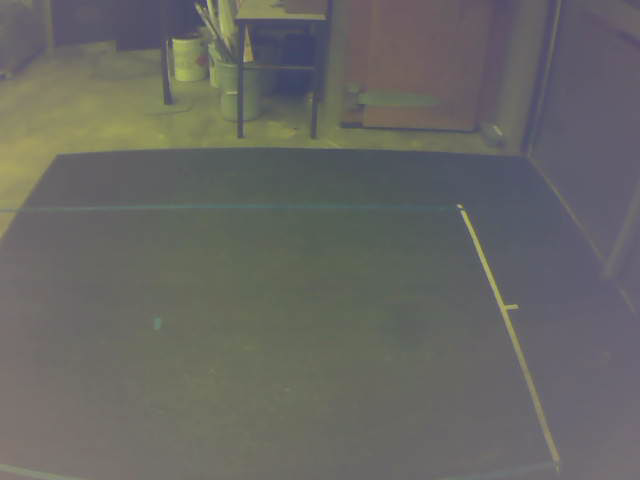
#> input picture top_level_control/scripts/sync_captures/pair001_left.png, 640 x 480 px, given in place of the camera
$ python test_triangulation.py
#> lines starting #> are read from the running program, lines starting #| are printed output that depends on the picture; after the words box and inside, x2 and y2 are one past the last pixel; in counts of white or black regions, pixels touching at a corner belong together
### top_level_control/tracking/stereo_triangulator.py
"""
Stereo Triangulator

Combines stereo detection with 3D triangulation.
Loads camera calibration and computes 3D ball position.

CAMERA: Arducam OV9782 Global Shutter USB Camera
        1MP, 100fps MJPG

DETECTION: MOG2 background subtraction via shared BallDetector
           (tracking/ball_detector.py — single source of truth)

STEREO RECTIFICATION:
  cv2.stereoRectify is applied at calibration load time to make both
  cameras virtually parallel. All pixel coordinates used for triangulation
  are undistorted + rectified, ensuring:
    - Epipolar lines are horizontal (y-coords match between L/R)
    - Disparity is purely in x and always positive for valid depths
    - Standard formula Z = f*B/d applies

UNITS: All 3D outputs in same units as checkerboard_box_size_scale (cm),
       in the original camera0 coordinate frame.

ROBUSTNESS FILTERS (applied in rectified image space):
  1. Disparity range — reject if too small (noise) or too large (mismatch)
  2. Epipolar consistency — rectified y-coords should match within ~1-2px
  3. Z range — reject implausible depths
  4. Reprojection error — project 3D back to rectified images, reject if off

CRITICAL: Uses grab()/retrieve() pattern for synchronized stereo capture.
"""

import cv2
import sys
import numpy as np
from pathlib import Path
from .ball_detector import BallDetector
from config.camera_config import (
    configure_camera, CAMERA_LEFT_ID, CAMERA_RIGHT_ID, FRAME_WIDTH, FRAME_HEIGHT
)


class StereoTriangulator:
    """
    Stereo vision triangulation for 3D ball tracking.

    Loads camera calibration (intrinsic + extrinsic) and
    triangulates ball position from stereo detections.
    """

    # --- Triangulation sanity filters ---
    MIN_DISPARITY    = 5      # px — below this depth is unreliable
    MAX_DISPARITY    = 500    # px — above this something is wrong
    MIN_Z            = 10     # calibration units — too close is suspect
    MAX_Z            = 500    # calibration units — too far is suspect
    MAX_EPIPOLAR_ERR = 15     # px — rectification makes epipolar ~0; if this fires
                              #      it usually means bad calibration/rectification
    MAX_REPROJ_ERR   = 8      # px — max reprojection error to accept

    WARMUP_FRAMES = 120       # ~1.5s at 80fps — frames before detection is reliable

    def __init__(self, calibration_dir, cam_left_id=None, cam_right_id=None):
        self.calibration_dir = Path(calibration_dir)
        self.cam_left_id = cam_left_id if cam_left_id is not None else CAMERA_LEFT_ID
        self.cam_right_id = cam_right_id if cam_right_id is not None else CAMERA_RIGHT_ID

        self.cap_left = None
        self.cap_right = None

        # Shared BallDetector instances (canonical detection logic)
        self.detector_left = BallDetector()
        self.detector_right = BallDetector()

        # Warmup tracking (MOG2 needs frames to learn background)
        self._frame_count = 0

        self.cmtx0 = None
        self.dist0 = None
        self.cmtx1 = None
        self.dist1 = None

        self.R0 = None
        self.T0 = None
        self.R1 = None
        self.T1 = None

        self.P0 = None
        self.P1 = None

        # Stereo rectification (computed in _load_calibration)
        self.R_rect0 = None   # rectification rotation for camera 0
        self.R_rect1 = None   # rectification rotation for camera 1
        self.P_rect0 = None   # rectified projection matrix for camera 0
        self.P_rect1 = None   # rectified projection matrix for camera 1
        self.Q = None         # disparity-to-depth mapping matrix

        self._load_calibration()

    # ================================================================
    # UNDISTORTION
    # ================================================================

    # [15 lines left out: functions _undistort_point, _rectify_point, not called in this run]

    # ================================================================
    # CALIBRATION LOADING
    # ================================================================

    def _load_intrinsics(self, filepath):
        """Load camera intrinsic parameters from .dat file."""
        cmtx = []
        dist = []

        with open(filepath, 'r') as f:
#> (reads top_level_control/camera_calibration/camera_parameters/camera0_intrinsics.dat from the repository)
            lines = f.readlines()

        reading_intrinsic = False
        reading_distortion = False

        for line in lines:
            line = line.strip()
            if line == 'intrinsic:':
                reading_intrinsic = True
                reading_distortion = False
                continue
            elif line == 'distortion:':
                reading_intrinsic = False
                reading_distortion = True
                continue
            elif line.startswith('reprojection error:'):
                break

            if reading_intrinsic and line:
                cmtx.append([float(x) for x in line.split()])
            elif reading_distortion and line:
                dist = [float(x) for x in line.split()]
#> (reads top_level_control/camera_calibration/camera_parameters/camera1_intrinsics.dat from the repository)

        return np.array(cmtx, dtype=np.float64), np.array(dist, dtype=np.float64)

    def _load_extrinsics(self, filepath):
        """Load camera extrinsic parameters from .dat file."""
        R = []
        T = []

        with open(filepath, 'r') as f:
#> (reads top_level_control/camera_calibration/camera_parameters/camera0_rot_trans.dat from the repository)
            lines = f.readlines()

        reading_R = False
        reading_T = False

        for line in lines:
            line = line.strip()
            if line == 'R:':
                reading_R = True
                reading_T = False
                continue
            elif line == 'T:':
                reading_R = False
                reading_T = True
                continue

            if reading_R and line:
                R.append([float(x) for x in line.split()])
            elif reading_T and line:
                T.append([float(x) for x in line.split()])

        return np.array(R, dtype=np.float64), np.array(T, dtype=np.float64).reshape(3, 1)

    def _load_calibration(self):
        """Load all calibration files, build projection matrices, and compute rectification."""
        self.cmtx0, self.dist0 = self._load_intrinsics(
            self.calibration_dir / 'camera0_intrinsics.dat')
        self.cmtx1, self.dist1 = self._load_intrinsics(
            self.calibration_dir / 'camera1_intrinsics.dat')

        self.R0, self.T0 = self._load_extrinsics(
            self.calibration_dir / 'camera0_rot_trans.dat')
        self.R1, self.T1 = self._load_extrinsics(
            self.calibration_dir / 'camera1_rot_trans.dat')
#> (reads top_level_control/camera_calibration/camera_parameters/camera1_rot_trans.dat from the repository)

        # Original (unrectified) projection matrices — kept for project_to_image
        self.P0 = self._get_projection_matrix(self.cmtx0, self.R0, self.T0)
        self.P1 = self._get_projection_matrix(self.cmtx1, self.R1, self.T1)

        # Stereo rectification — makes cameras virtually parallel
        # R1/T1 are the relative rotation/translation (camera0 is at identity)
        image_size = (FRAME_WIDTH, FRAME_HEIGHT)
        self.R_rect0, self.R_rect1, self.P_rect0, self.P_rect1, self.Q, _, _ = \
            cv2.stereoRectify(
                self.cmtx0, self.dist0, self.cmtx1, self.dist1,
                image_size, self.R1, self.T1,
                flags=cv2.CALIB_ZERO_DISPARITY, alpha=-1)

        baseline = np.linalg.norm(self.T1 - self.T0)
        rect_f = self.P_rect0[0, 0]
        rect_baseline = abs(self.P_rect1[0, 3]) / rect_f

        # Relative rotation magnitude (how much rectification corrects)
        angle_rad = np.arccos(np.clip((np.trace(self.R1) - 1) / 2, -1, 1))
        angle_deg = np.degrees(angle_rad)

        print(f"[StereoTriangulator] Calibration loaded (with stereo rectification)")
        print(f"  Raw baseline: {baseline:.2f} cm  |  Relative rotation: {angle_deg:.1f} deg")
        print(f"  Rectified focal length: {rect_f:.1f} px  |  Rectified baseline: {rect_baseline:.2f} cm")
        disp_100 = rect_f * rect_baseline / 100.0
        disp_200 = rect_f * rect_baseline / 200.0
        print(f"  Expected disparity: {disp_100:.0f}px @100cm  {disp_200:.0f}px @200cm")

    def _get_projection_matrix(self, cmtx, R, T):
        """Compute projection matrix P = K @ [R|T]."""
        RT = np.zeros((3, 4), dtype=np.float64)
        RT[:3, :3] = R
        RT[:3, 3] = T.flatten()
        return cmtx @ RT

    # ================================================================
    # CAMERAS
    # ================================================================

    def start_cameras(self, width=None, height=None):
        """Open camera streams with Arducam MJPG configuration."""
        if width is None:
            width = FRAME_WIDTH
        if height is None:
            height = FRAME_HEIGHT

        self.cap_left, left_backend = self._open_camera(self.cam_left_id)
        self.cap_right, right_backend = self._open_camera(self.cam_right_id)

        if not self.cap_left.isOpened():
            raise RuntimeError(f"Failed to open left camera (ID: {self.cam_left_id})")
        if not self.cap_right.isOpened():
            raise RuntimeError(f"Failed to open right camera (ID: {self.cam_right_id})")

        self.cap_left.set(cv2.CAP_PROP_BUFFERSIZE, 1)
        self.cap_right.set(cv2.CAP_PROP_BUFFERSIZE, 1)

        settings_left = configure_camera(self.cap_left, width, height)
        settings_right = configure_camera(self.cap_right, width, height)

        print(f"[StereoTriangulator] Cameras started:")
        print(f"  LEFT:  {settings_left['width']}x{settings_left['height']} "
              f"@ {settings_left['fps']:.0f}fps"
              f" trigger={'OK' if settings_left.get('trigger_ok') else 'OFF'}"
              f" backend={left_backend}")
        print(f"  RIGHT: {settings_right['width']}x{settings_right['height']} "
              f"@ {settings_right['fps']:.0f}fps"
              f" trigger={'OK' if settings_right.get('trigger_ok') else 'OFF'}"
              f" backend={right_backend}")

    def _open_camera(self, cam_id):
        """
        Open a camera with platform-appropriate backend fallbacks.

        Returns:
            (cv2.VideoCapture, backend_name_str)
        """
        if sys.platform.startswith("win"):
            # Windows: DirectShow is preferred for Arducam; keep generic fallback.
            backends = [
                ("CAP_DSHOW", cv2.CAP_DSHOW),
                ("CAP_MSMF", cv2.CAP_MSMF),
                ("DEFAULT", None),
            ]
        elif sys.platform == "darwin":
            # macOS: AVFoundation is the native backend.
            backends = [
                ("CAP_AVFOUNDATION", cv2.CAP_AVFOUNDATION),
                ("DEFAULT", None),
            ]
        else:
            # Linux and others.
            backends = [
                ("CAP_V4L2", getattr(cv2, "CAP_V4L2", None)),
                ("DEFAULT", None),
            ]

        last_cap = None
        last_name = "DEFAULT"
        for name, backend in backends:
            if backend is None:
                cap = cv2.VideoCapture(cam_id)
            else:
                cap = cv2.VideoCapture(cam_id, backend)

            if cap.isOpened():
                return cap, name

            last_cap = cap
            last_name = name
            cap.release()

        # Return the last attempted capture object (closed) for consistent error path.
        if last_cap is None:
            last_cap = cv2.VideoCapture(cam_id)
            last_name = "DEFAULT"
        return last_cap, last_name

    def stop_cameras(self):
        """Release camera streams."""
        if self.cap_left:
            self.cap_left.release()
        if self.cap_right:
            self.cap_right.release()

    # ================================================================
    # TRIANGULATION + VALIDATION
    # ================================================================

    # [232 lines left out: functions triangulate, _reprojection_error, _validate_triangulation, update, draw_results, not called in this run]

    # ================================================================
    # BACKGROUND / UTILITY
    # ================================================================

    def build_background(self, frame_left, frame_right):
        """Feed frames to both detectors during background learning."""
        self.detector_left.build_background(frame_left)
        self.detector_right.build_background(frame_right)
        self._frame_count += 1

    # [51 lines left out: functions reset_background, warmup_status, project_to_image, not called in this run]

    def get_baseline(self):
        """Get stereo baseline (same units as calibration)."""
        return np.linalg.norm(self.T1 - self.T0)

    def get_focal_length_px(self):
        """Get average focal length in pixels."""
        return (self.cmtx0[0, 0] + self.cmtx1[0, 0]) / 2

### top_level_control/tracking/ball_detector.py
"""
Shared Ball Detector - Single source of truth for ball detection logic.

Extracted from detection_experiments/stereo_detection.py (ground truth).
MOG2 background subtraction + contour-based multi-criteria scoring.

All modules that need ball detection should import BallDetector from here
instead of implementing their own detection pipeline.

Detection pipeline:
    1. MOG2 foreground mask (history=300, varThreshold=40)
    2. Morphological cleanup (MORPH_OPEN 3x3, MORPH_CLOSE 7x7)
    3. Contour extraction + filtering (area, circularity)
    4. Multi-criteria scoring (circularity + proximity + orange color)
"""

import cv2
import numpy as np


class BallDetector:
    """
    Ball detector using MOG2 background subtraction + contour scoring.

    This is the canonical detection implementation. All parameters and logic
    match detection_experiments/stereo_detection.py exactly.
    """

    def __init__(self, min_area=50, max_area=2000, min_circularity=0.35,
                 search_radius=150, roi=None):
        """
        Args:
            min_area: Minimum contour area in pixels (default 80)
            max_area: Maximum contour area in pixels (default 2000)
            min_circularity: Minimum circularity 0-1 (default 0.35)
            search_radius: Proximity search radius in pixels (default 150)
            roi: Region of interest as (x, y, w, h) or None for full frame
        """
        self.min_area = min_area
        self.max_area = max_area
        self.min_circularity = min_circularity
        self.search_radius = search_radius
        self.roi = roi

        # Scoring weights (from stereo_detection.py)
        self.w_circularity = 0.4
        self.w_proximity = 0.3
        self.w_color = 0.3
        self.w_no_history = 0.15

        # MOG2 background subtractor
        self.bg_sub = cv2.createBackgroundSubtractorMOG2(
            history=300, varThreshold=40, detectShadows=False)

        # Morphological kernels
        self.kernel_open = cv2.getStructuringElement(cv2.MORPH_ELLIPSE, (3, 3))
        self.kernel_close = cv2.getStructuringElement(cv2.MORPH_ELLIPSE, (7, 7))

        # Tracking state
        self.last_pos = None

    def _get_roi(self, frame):
        """Crop frame to ROI, or return full frame if ROI is None."""
        if self.roi is None:
            return frame, 0, 0
        x, y, w, h = self.roi
        return frame[y:y+h, x:x+w], x, y

    def build_background(self, frame):
        """Feed frame to MOG2 with fast learning rate (0.05) for background building.

        Call this repeatedly during the background learning phase before
        starting detection. Returns the foreground mask.
        """
        roi_frame, _, _ = self._get_roi(frame)
        fg_mask = self.bg_sub.apply(roi_frame, learningRate=0.05)
        fg_mask = cv2.morphologyEx(fg_mask, cv2.MORPH_OPEN, self.kernel_open)
        fg_mask = cv2.morphologyEx(fg_mask, cv2.MORPH_CLOSE, self.kernel_close)
        return fg_mask

    # [109 lines left out: functions detect, reset, not called in this run]

### top_level_control/config/camera_config.py
"""
Shared camera configuration for Arducam OV9782 global shutter cameras.

>>> SINGLE SOURCE OF TRUTH <<<
Change camera parameters HERE and they auto-propagate to every script
(calibration, detection, triangulation, trigger verify, etc.)

Trigger mode is set manually via ArduCam AmCap app — NOT through software.
"""

import cv2
import time

# ====================================================================
#  CAMERA SETTINGS
# ====================================================================
CAMERA_LEFT_ID  = 0     # USB device index for left camera  (camersd)
CAMERA_RIGHT_ID = 2       # USB device index for right camera (camera1)
FRAME_WIDTH     = 640     # Horizontal resolution
FRAME_HEIGHT    = 480     # Vertical resolution
FPS             = 100     # Target framerate
FOURCC          = 'MJPG'  # Video codec (MJPG required for full fps)
# ====================================================================


def load_camera_settings():
    """
    Return camera settings as a dict.

    Kept for backward compatibility — all values come from the
    module-level constants above.
    """
    return {
        'camera0': CAMERA_LEFT_ID,
        'camera1': CAMERA_RIGHT_ID,
        'frame_width': FRAME_WIDTH,
        'frame_height': FRAME_HEIGHT,
    }


def configure_camera(cap, width=None, height=None):
    """
    Configure an Arducam OV9782 global shutter camera.

    Sets codec, resolution, and fps only.
    Trigger mode is set manually via ArduCam AmCap app before running.

    Args:
        cap: cv2.VideoCapture object (already opened)
        width:  Frame width  (default: FRAME_WIDTH)
        height: Frame height (default: FRAME_HEIGHT)

    Returns:
        dict with actual accepted camera settings
    """
    if width is None:
        width = FRAME_WIDTH
    if height is None:
        height = FRAME_HEIGHT

    # --- Codec, resolution, framerate ---
    fourcc_mjpg = cv2.VideoWriter_fourcc(*FOURCC)
    cap.set(cv2.CAP_PROP_FOURCC, fourcc_mjpg)
    cap.set(cv2.CAP_PROP_FRAME_WIDTH, width)
    cap.set(cv2.CAP_PROP_FRAME_HEIGHT, height)
    cap.set(cv2.CAP_PROP_FPS, FPS)

    # --- Read back actual values ---
    actual_width = int(cap.get(cv2.CAP_PROP_FRAME_WIDTH))
    actual_height = int(cap.get(cv2.CAP_PROP_FRAME_HEIGHT))
    actual_fps = cap.get(cv2.CAP_PROP_FPS)
    actual_fourcc_int = int(cap.get(cv2.CAP_PROP_FOURCC))
    actual_fourcc_str = "".join(
        [chr((actual_fourcc_int >> 8 * i) & 0xFF) for i in range(4)])

    return {
        'width': actual_width,
        'height': actual_height,
        'fps': actual_fps,
        'fourcc': actual_fourcc_str,
        'settings_match': (actual_width == width and actual_height == height),
    }

### top_level_control/scripts/test_triangulation.py
"""
Test Triangulation - Stereo 3D Ball Tracking

Tests stereo calibration by detecting the ball in both cameras
and triangulating to get 3D position.

DETECTION: Uses shared BallDetector (tracking/ball_detector.py)
           MOG2 background subtraction — lighting invariant

CONTROLS:
    q - Quit
    s - Save current 3D measurement
    r - Reset/clear measurements
    d - Toggle debug view (show fg masks + candidates)
    b - Reset background model
    SPACE - Skip background warmup

VERIFICATION:
    1. Hold ball at known distance (measure with tape)
    2. Press 's' to save measurement
    3. Z should match tape measure within ~5%
    4. Hold ball still — Z jitter should be < 2-3 units at close range
"""

import cv2
import sys
import os
import numpy as np
import time
sys.path.insert(0, os.path.dirname(os.path.dirname(os.path.abspath(__file__))))

from tracking.stereo_triangulator import StereoTriangulator
from config.camera_config import load_camera_settings


class TriangulationTester:
    """Full-featured triangulation tester with debug mode."""

    def __init__(self):
        self.script_dir = os.path.dirname(os.path.abspath(__file__))
        self.calibration_dir = os.path.join(
            self.script_dir, '..', 'camera_calibration', 'camera_parameters')

        cam_settings = load_camera_settings()
        self.frame_width = cam_settings['frame_width']
        self.frame_height = cam_settings['frame_height']
        self.cam_left_id = cam_settings['camera0']
        self.cam_right_id = cam_settings['camera1']

        self.triangulator = None
        self.measurements = []
        self.show_debug = False
        self.reject_counts = {}

    def check_calibration(self):
        """Check if calibration files exist."""
        required_files = [
            'camera0_intrinsics.dat', 'camera1_intrinsics.dat',
            'camera0_rot_trans.dat', 'camera1_rot_trans.dat'
        ]
        missing = [f for f in required_files
                   if not os.path.exists(os.path.join(self.calibration_dir, f))]

        if missing:
            print("\nERROR: Missing calibration files!")
            for f in missing:
                print(f"  - {f}")
            print("\nRun calibration first.")
            return False
        return True

    def build_background_phase(self):
        """
        Explicit background learning phase.
        Shows preview and learns background for 3 seconds.
        """
        print("\n  Remove ball from view. Learning background...")
        print("  Press SPACE to skip.\n")

        t_start = time.time()
        duration = 3.0

        while time.time() - t_start < duration:
            # grab/retrieve for sync
            if not self.triangulator.cap_left.grab():
                continue
            if not self.triangulator.cap_right.grab():
                continue
            _, frame_l = self.triangulator.cap_left.retrieve()
#> frame_l is the input picture: shape (480, 640, 3); mean B, G, R 99.7, 103.4, 103.7
            _, frame_r = self.triangulator.cap_right.retrieve()

            if frame_l is None or frame_r is None:
                continue

            self.triangulator.build_background(frame_l, frame_r)

            # Show progress
            elapsed = time.time() - t_start
            progress = min(elapsed / duration, 1.0)
            disp_l = cv2.resize(frame_l, (480, 300))
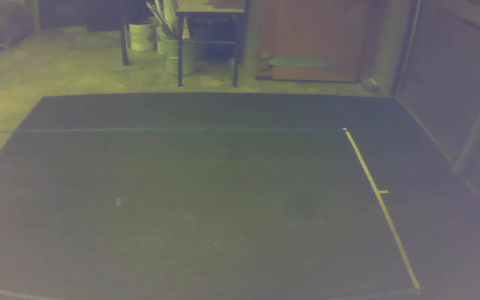
#> disp_l: shape (300, 480, 3); mean B, G, R 99.7, 103.4, 103.7
            disp_r = cv2.resize(frame_r, (480, 300))
            cv2.putText(disp_l, "LEFT", (10, 25),
                        cv2.FONT_HERSHEY_SIMPLEX, 0.6, (0, 255, 0), 2)
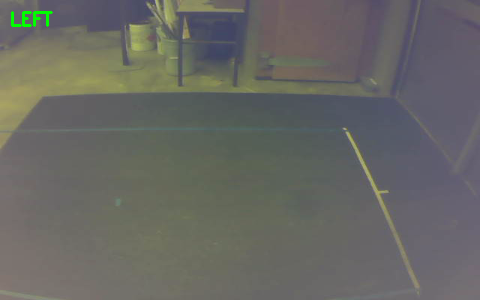
#> disp_l: shape (300, 480, 3); 0.21% of pixels changed, all inside (x1, y1, x2, y2) = (11, 11, 53, 27)
            cv2.putText(disp_r, "RIGHT", (10, 25),
                        cv2.FONT_HERSHEY_SIMPLEX, 0.6, (0, 255, 0), 2)
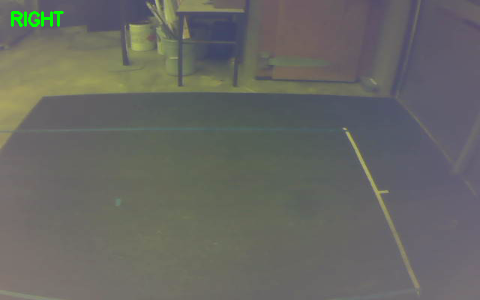
#> disp_r: shape (300, 480, 3); 0.31% of pixels changed, all inside (x1, y1, x2, y2) = (11, 11, 64, 27)

            bar_w = int(progress * 440)
            cv2.rectangle(disp_l, (20, 270), (20 + bar_w, 285), (0, 255, 255), -1)
            cv2.rectangle(disp_l, (20, 270), (460, 285), (200, 200, 200), 1)
#> (the rest of the program and of its run is left out)
